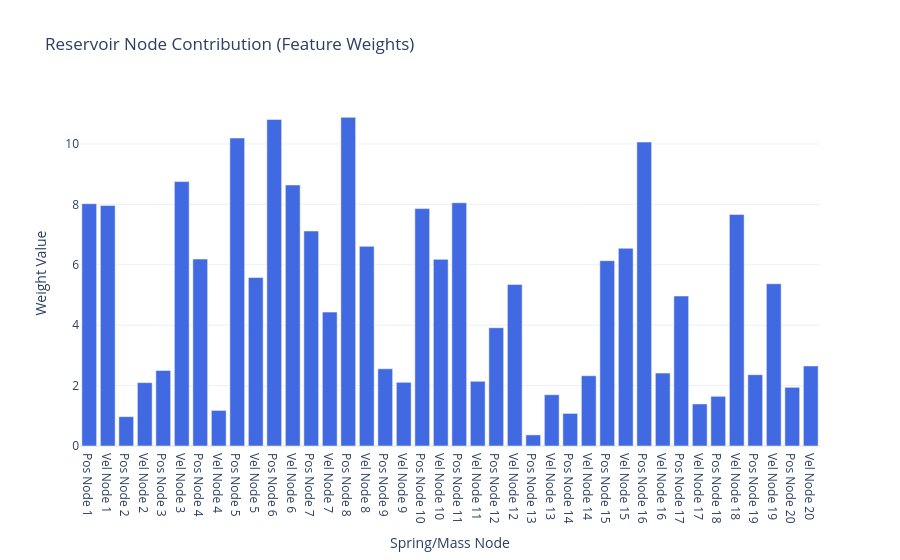
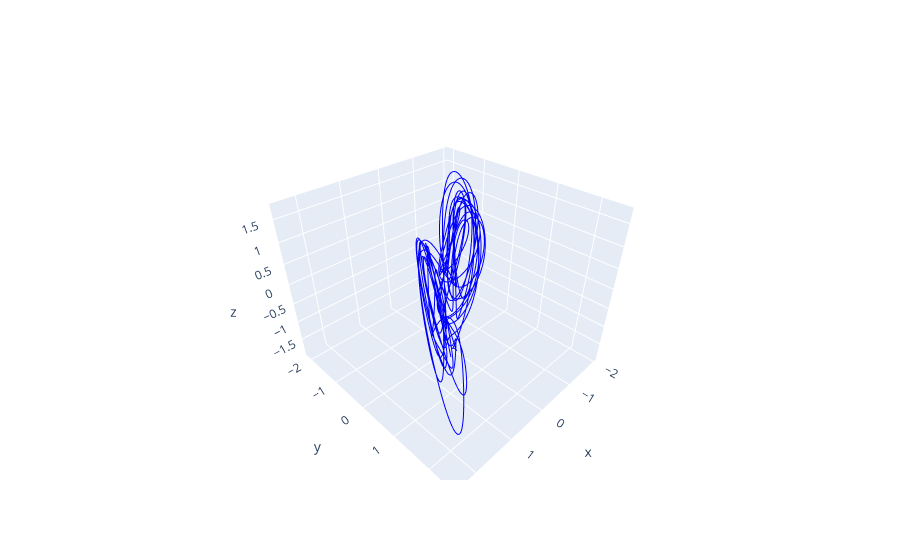

Notebook code cell kept with these figures, in order:
### Code cell
fig = weight_plot(np.linalg.norm(model.coef_, axis=0))
fig.show()
fig = lorentz_plot(Y_pred)
fig.show()
fig = spring_animation(disp, nodes_pos, connections_list)
fig.show()

### Figure 1 — Plotly figure (JSON) as saved in the notebook; plotly's stock layout.template omitted (floating-point values rounded to 4 significant figures)
{"data": [{"marker": {"color": ["royalblue", "royalblue", "royalblue", "royalblue", "royalblue", "royalblue", "royalblue", "royalblue", "royalblue", "royalblue", "royalblue", "royalblue", "royalblue", "royalblue", "royalblue", "royalblue", "royalblue", "royalblue", "royalblue", "royalblue", "royalblue", "royalblue", "royalblue", "royalblue", "royalblue", "royalblue", "royalblue", "royalblue", "royalblue", "royalblue", "royalblue", "royalblue", "royalblue", "royalblue", "royalblue", "royalblue", "royalblue", "royalblue", "royalblue", "royalblue"]}, "type": "bar", "x": ["Pos Node 1", "Vel Node 1", "Pos Node 2", "Vel Node 2", "Pos Node 3", "Vel Node 3", "Pos Node 4", "Vel Node 4", "Pos Node 5", "Vel Node 5", "Pos Node 6", "Vel Node 6", "Pos Node 7", "Vel Node 7", "Pos Node 8", "Vel Node 8", "Pos Node 9", "Vel Node 9", "Pos Node 10", "Vel Node 10", "Pos Node 11", "Vel Node 11", "Pos Node 12", "Vel Node 12", "Pos Node 13", "Vel Node 13", "Pos Node 14", "Vel Node 14", "Pos Node 15", "Vel Node 15", "Pos Node 16", "Vel Node 16", "Pos Node 17", "Vel Node 17", "Pos Node 18", "Vel Node 18", "Pos Node 19", "Vel Node 19", "Pos Node 20", "Vel Node 20"], "y": [8.021, 7.963, 0.9713, 2.098, 2.501, 8.753, 6.189, 1.178, 10.2, 5.578, 10.81, 8.641, 7.118, 4.433, 10.88, 6.61, 2.557, 2.109, 7.86, 6.179, 8.052, 2.142, 3.915, 5.349, 0.3675, 1.697, 1.079, 2.326, 6.136, 6.547, 10.06, 2.413, 4.965, 1.392, 1.645, 7.665, 2.361, 5.372, 1.943, 2.65]}], "layout": {"title": {"text": "Reservoir Node Contribution (Feature Weights)"}, "xaxis": {"title": {"text": "Spring/Mass Node"}}, "yaxis": {"title": {"text": "Weight Value"}}}}

### Figure 2 — Plotly figure (JSON) as saved in the notebook; plotly's stock layout.template omitted (floating-point values rounded to 4 significant figures; data arrays with more than 128 entries replaced by an {"elided": "..."} marker saying what was removed)
{"data": [{"line": {"color": "blue", "width": 2}, "mode": "lines", "type": "scatter3d", "x": {"elided": "4000 float values"}, "y": {"elided": "4000 float values"}, "z": {"elided": "4000 float values"}}], "layout": {}}
